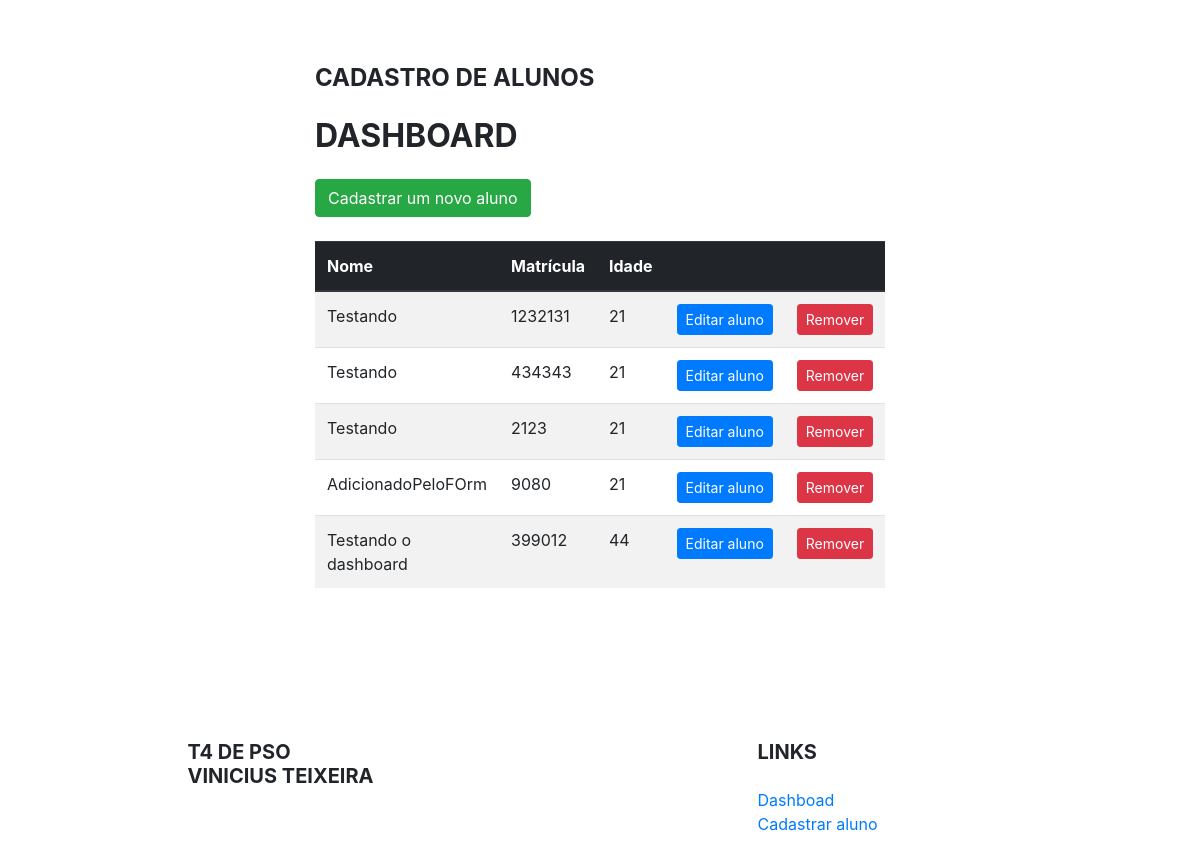
Page /dashboard on the earlier database version.
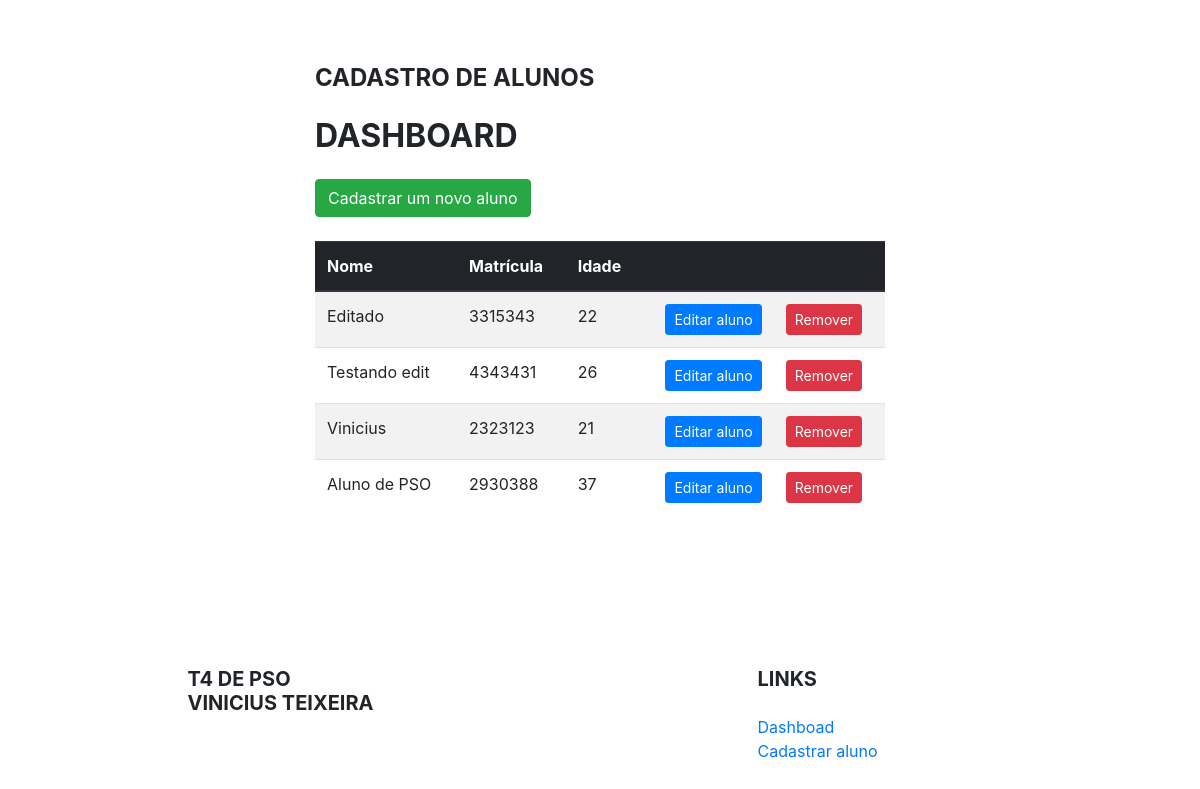
Same page on the later database version.
### app/models/tables.py (models this page shows, shortened)
class Aluno(db.Model):
    __tablename__ = "alunos"
    id = db.Column(db.Integer, primary_key=True)
    nome = db.Column(db.String)
    matricula = db.Column(db.Integer, unique=True)
    idade = db.Column(db.Integer)

### app/controllers/default.py (the view)
@app.route("/")
@app.route("/dashboard")
def dashboard():
    r = Aluno.query.all()
    return render_template('dashboard.html', alunos=r)

### app/templates/dashboard.html (shortened to what this page needs)
{% extends 'base.html' %}
{% block content %}
<div class="col-md-6 offset-md-3">
    <h4 class="font-weight-bold text-uppercase mt-3 mb-4">Cadastro de Alunos</h4>
    <h2 class="font-weight-bold text-uppercase mt-3 mb-4">Dashboard</h2>
    <a class="btn btn-success" href="/cadastro">Cadastrar um novo aluno</a>
    <br><br>
    <table class="table table-striped">
        <thead class="thead-dark">
            <tr>
                <th>Nome</th>
                <th>Matrícula</th>
                <th>Idade</th>
                <th></th>
                <th></th>
            </tr>
        </thead>
        <tbody>
        {% for alunos in alunos %}
            <tr>
                <td>{{ alunos.nome }}</td>
                <td>{{ alunos.matricula }}</td>
                <td>{{ alunos.idade }}</td>
                <td>
                    <a href="editar_aluno/{{alunos.id}}" class="btn btn-primary btn-sm float-right">Editar aluno</a>
                </td>
                <td>
                    <form action="{{url_for('remover_aluno', id=alunos.id)}}" method="post">
                        <input type="submit" value="Remover" class="btn btn-danger btn-sm">
                    </form>
                </td>
            </tr>
        {% endfor %}
        </tbody>
    </table>
</div>
{% endblock %}

### app/templates/base.html (shortened to what this page needs)
<!DOCTYPE html>
<html lang="pt-br">
    <head>
        <link rel="stylesheet" href="{{ url_for('static',
        filename='css/bootstrap.min.css') }}">
    </head>
    <body>
        <br><br>
        {% block content %}
        {% endblock %}
        <br><br><br><br><br>
        <footer class="page-footer font-small indigo">
            <div class="container text-center text-md-left">
                <div class="row">
                    <div class="col-md-3 mx-auto">
                        <h5 class="font-weight-bold text-uppercase mt-3 mb-4">T4 de PSO<br />Vinicius Teixeira</h5>
                    </div>
                    <div class="col-md-3 mx-auto">
                        <h5 class="font-weight-bold text-uppercase mt-3 mb-4">Links</h5>
                        <ul class="list-unstyled">
                            <li>
                                <a href="/dashboard">Dashboad</a>
                            </li>
                            <li>
                                <a href="/cadastro">Cadastrar aluno</a>
                            </li>
                        </ul>
                    </div>
                </div>
            </div>
        </footer>
    </body>
</html>

Differences in the rows shown:
removed Aluno: nome "Testando o dashboard", matricula "399012", idade "44"
changed Aluno: nome "Testando" → "Editado"; matricula "1232131" → "3315343"; idade "21" → "22"
changed Aluno: nome "Testando" → "Testando edit"; matricula "434343" → "4343431"; idade "21" → "26"
changed Aluno: nome "Testando" → "Vinicius"; matricula "2123" → "2323123"
changed Aluno: nome "AdicionadoPeloFOrm" → "Aluno de PSO"; matricula "9080" → "2930388"; idade "21" → "37"
